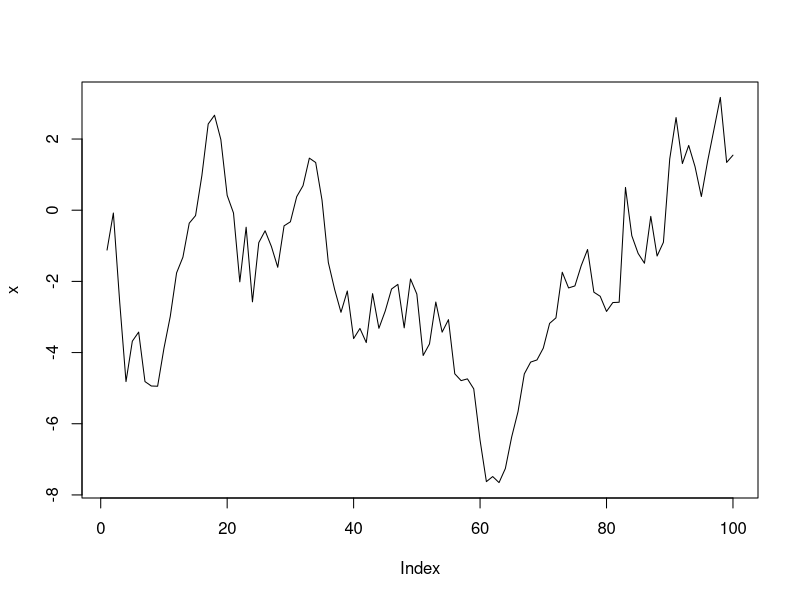

Recreate this plot in R.
## ---- chunk 1
# Un ejemplo de código fuera de `R` aquí;
# sabemos que el valor de $\pi$ es `r pi`.
# 
# ```{r, echo=FALSE, fig.height=3, fig.width=6}
# set.seed(1213)  # para hacerlo reproducible
# x <- cumsum(rnorm(100))
# mean(x)  # media de x
# plot(x, type = 'l')  # Brownian motion
# ```
## ---- chunk 2
set.seed(1213)  # para hacerlo reproducible
x <- cumsum(rnorm(100))
mean(x)  # media de x
plot(x, type = 'l')  # Brownian motion
